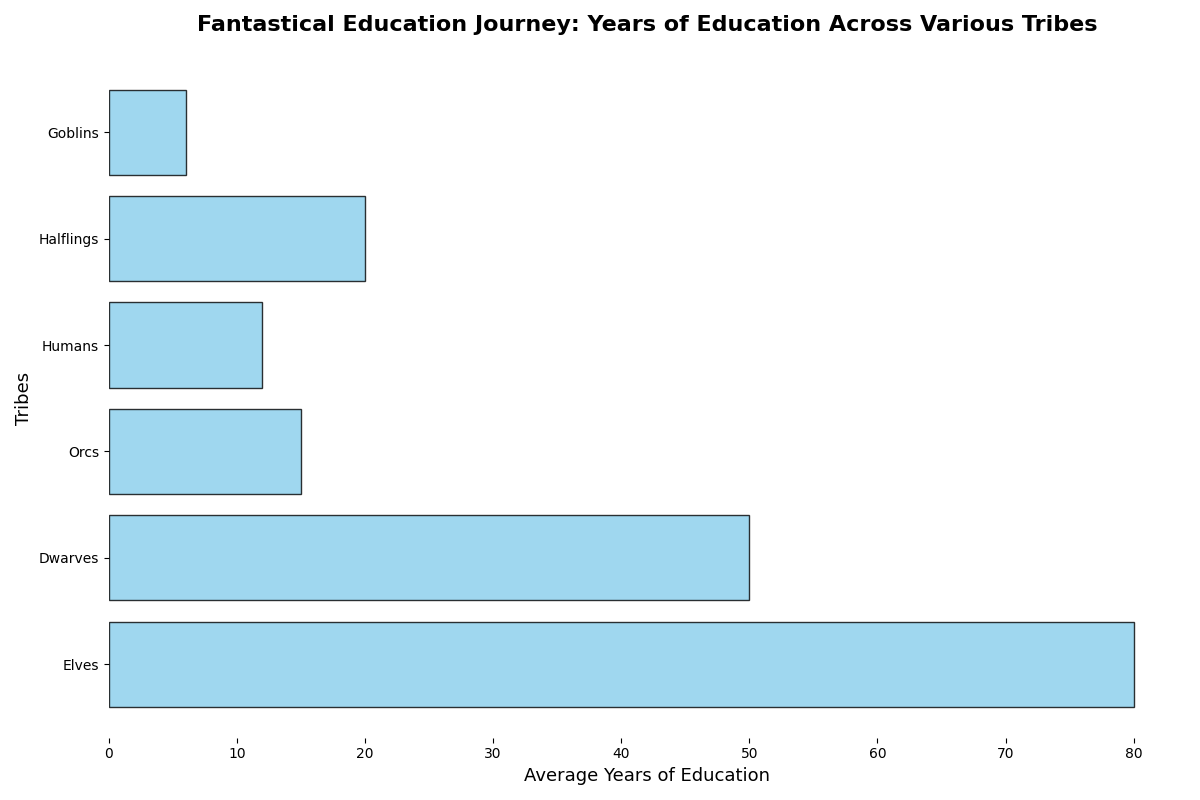

Python code for this plot:
import matplotlib.pyplot as plt
import numpy as np

# Data for the plot
tribes = ['Elves', 'Dwarves', 'Orcs', 'Humans', 'Halflings', 'Goblins']
average_years_education = np.array([80, 50, 15, 12, 20, 6])  # in years

# Horizontal bar chart
fig, ax = plt.subplots(figsize=(12, 8))
ax.barh(tribes, average_years_education, color='skyblue', edgecolor='black', alpha=0.8)

# Title and labels
ax.set_title('Fantastical Education Journey: Years of Education Across Various Tribes', 
             fontsize=16, fontweight='bold', pad=20)
ax.set_xlabel('Average Years of Education', fontsize=13)
ax.set_ylabel('Tribes', fontsize=13)

# Remove borders
ax.spines['top'].set_visible(False)
ax.spines['right'].set_visible(False)
ax.spines['left'].set_visible(False)
ax.spines['bottom'].set_visible(False)

# Remove grid
ax.grid(False)

# Adjust layout
plt.tight_layout()

# Show plot
plt.show()
